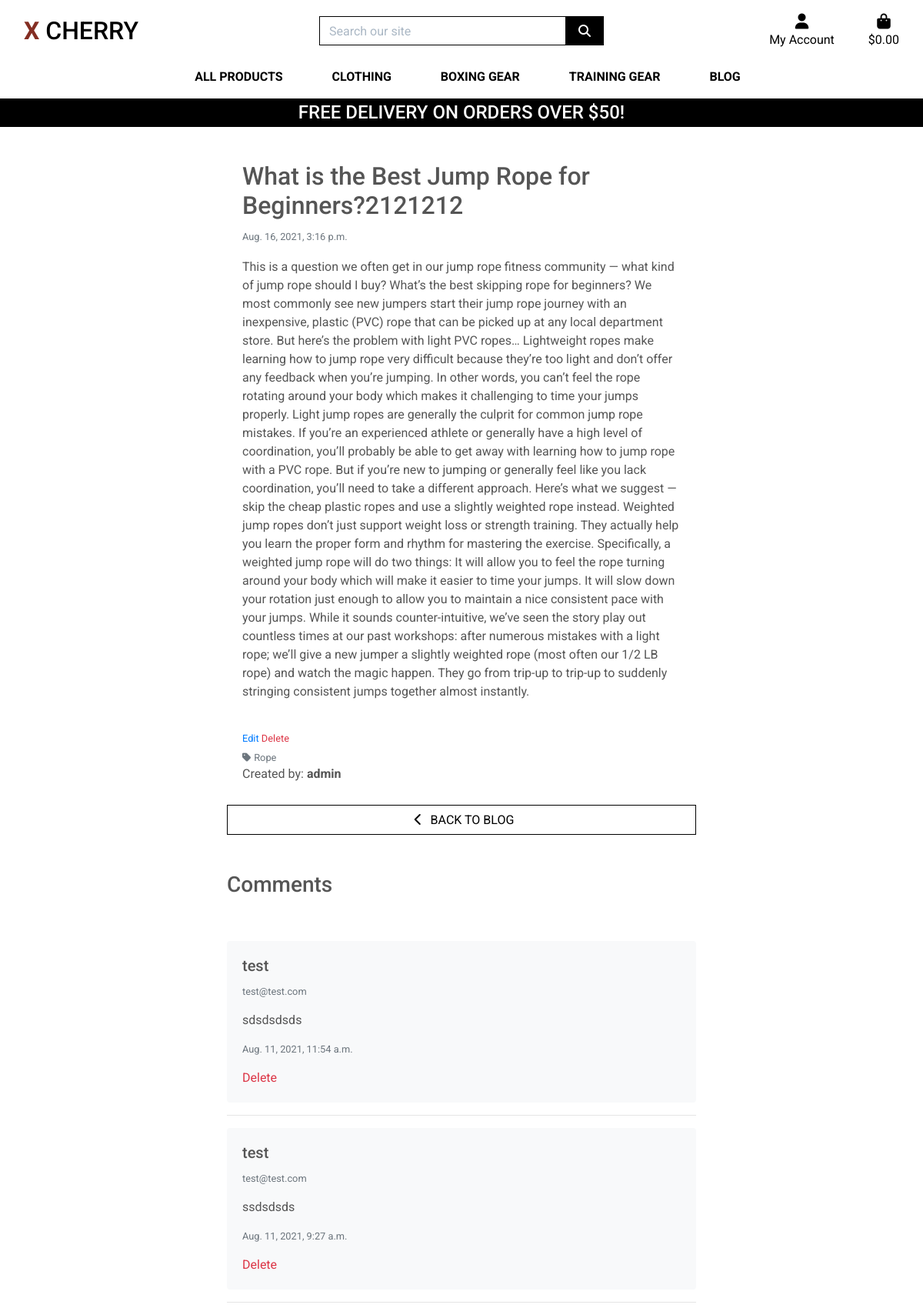
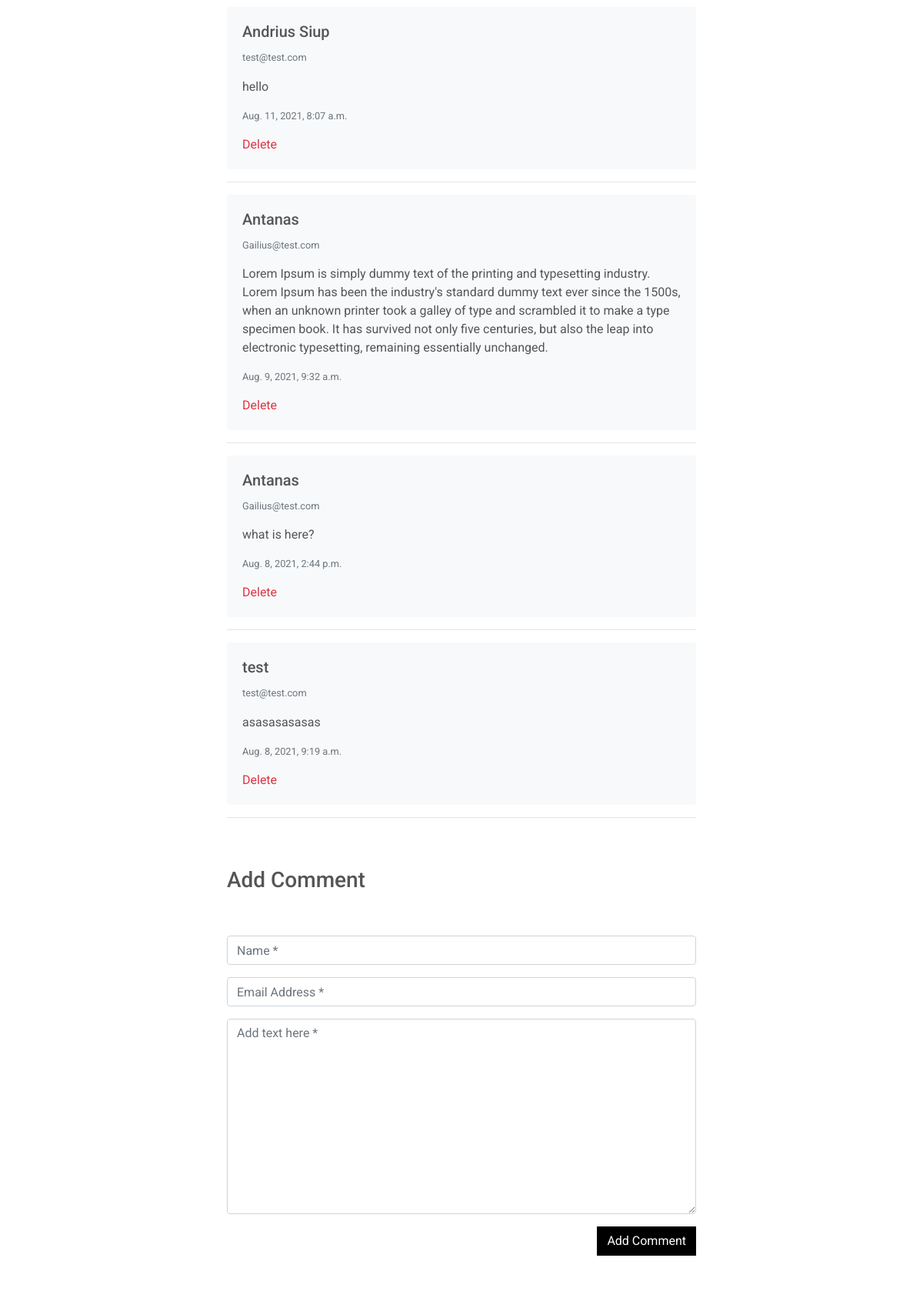
The page /blog/15/ (signed in, upper part) on the database its author committed (2 pictures, top to bottom).
### blog/models.py (models this page shows, shortened)
class Post(models.Model):
    category = models.ForeignKey('Category', null=True, blank=False, on_delete=models.SET_NULL)
    title = models.CharField(max_length=254, null=True, blank=False)
    content = models.TextField()
    date = models.DateTimeField(auto_now=True)
    created_by = models.CharField(max_length=25, null=True, blank=False)
    class Meta:
        ordering = ['-date']

class Category(models.Model):
    class Meta:
        verbose_name_plural = 'Categories'
    name = models.CharField(max_length=254)
    friendly_name = models.CharField(max_length=254, null=True, blank=True)
    def __str__(self):
        return self.name

class BlogPostComment(models.Model):
    post = models.ForeignKey(Post, on_delete=models.CASCADE, related_name='comments')
    name = models.CharField(max_length=80)
    email = models.EmailField()
    content = models.TextField()
    date = models.DateTimeField(auto_now=True)
    class Meta:
        ordering = ['-date']

### blog/views.py (the view)
# urls.py: path('<int:post_id>/', views.blog_post_detail, name='blog_post_detail'),
@login_required
def blog_post_detail(request, post_id):
    global post
    post = get_object_or_404(Post, pk=post_id)
    form = BlogPostCommentForm()
    comments = BlogPostComment.objects.filter(post=post)
    template = 'blog/blog-post-detail.html'
    context = {
        'post': post,
        'form': form,
        'comments': comments,
        'template': template,
        'page_title': 'Post Detail',
    }
    return render(request, template, context)

### blog/forms.py
class BlogPostCommentForm(forms.ModelForm):
    class Meta:
        model = BlogPostComment
        fields = ('name', 'email', 'content',)  # '__all__'
    def __init__(self, *args, **kwargs):
        super().__init__(*args, **kwargs)
        placeholders = {
            'name': 'Name',
            'email': 'Email Address',
            'content': 'Add text here',
        }
        for field in self.fields:
            if self.fields[field].required:
                placeholder = f'{placeholders[field]} *'
            else:
                placeholder = placeholders[field]
            self.fields[field].widget.attrs['placeholder'] = placeholder
            self.fields[field].widget.attrs['class'] = 'stripe-style-input'
            self.fields[field].label = False

### bag/contexts.py (called while the page is built, shortened)
def bag_contents(request):
    bag_items = []
    total = 0
    product_count = 0
    bag = request.session.get('bag', {})
    if total < settings.FREE_DELIVERY_THRESHOLD:
        delivery = total * Decimal(settings.STANDARD_DELIVERY_PERCENTAGE/100)
        free_delivery_delta = settings.FREE_DELIVERY_THRESHOLD - total
    else:
        delivery = 0
        free_delivery_delta = 0
    grand_total = delivery + total
    context = {
        'bag_items': bag_items,
        'total': total,
        'product_count': product_count,
        'delivery': delivery,
        'free_delivery_delta': free_delivery_delta,
        'free_delivery_threshold': settings.FREE_DELIVERY_THRESHOLD,
        'grand_total': grand_total,
    }
    return context

### blog/templates/blog/blog-post-detail.html (shortened to what this page needs)
{% extends "base.html" %}
{% load static %}
{% block content %}
    <div class="container post-detail-container">
        <div class="row">
            <div class="col-12 col-md-10 offset-md-1 col-lg-8 offset-lg-2 col-xl-8 offset-xl-2">
                <div class="card h-100 border-0">
                    <div class="card-body">
                        <div class="row">
                            <div class="col-12 post-detail-header">
                                <h2>{{ post.title }}</h2>
                                <p><small class="text-muted">{{ post.date }}</small></p>
                            </div>
                        </div>
                        <div class="row">
                            <div class="col-12">
                                <p>{{ post.content }}</p>
                            </div>
                        </div>
                    </div>
                    <div class="card-footer bg-white pt-0 border-0 text-left">
                        {% if request.user.is_superuser %}
                            <small class="">
                                <a href="{% url 'edit_blog_post' post.id %}">Edit</a>
                                <a class="text-danger" href="{% url 'delete_blog_post' post.id %}">Delete</a>
                            </small>
                        {% endif %}
                        {% if post.category %}
                            <p class="small mt-1 mb-0">
                                <a href="{% url 'posts' %}?category={{ post.category.name }}" class="text-muted">
                                    <i class="fas fa-tag mr-1"></i>{{ post.category.friendly_name }}
                                </a>
                            </p>
                        {% endif %}
                        <p>Created by: <strong>{{ post.created_by }}</strong></p>
                    </div>
                    <a href="{% url 'posts' %}" class="btn btn-outline-black rounded-0">
                        <span class="icon">
                            <i class="fas fa-chevron-left"></i>
                        </span>
                        <span class="text-uppercase">Back to Blog</span>
                    </a>
                </div>
            </div>
        </div>
        <div class="row">
            <div class="col-12 col-md-10 offset-md-1 col-lg-8 offset-lg-2 col-xl-8 offset-xl-2">
                <h3 class="mt-5">Comments</h3>
            </div>
        </div>
        <div class="row">
            <div class="col-12 col-md-10 offset-md-1 col-lg-8 offset-lg-2 col-xl-8 offset-xl-2 mt-5">
                {% if comments %}
                    {% for comment in comments %}
                        <div class="card border-0 bg-light">
                            <div class="card-body">
                                <h5 class="card-title">{{ comment.name }}</h5>
                                <p class="text-muted small">{{ comment.email }}</p>
                                <p class="card-text">{{ comment.content }}</p>
                                <p class="text-muted small">{{ comment.date }}</p>
                                {% if request.user.is_superuser %}
                                <a class="text-danger" href="{% url 'delete_post_comment' comment.id %}">Delete</a>
                                {% endif %}
                            </div>
                        </div>
                        <hr>
                    {% endfor %}
                {% else %}
                    <p class="text-muted pl-3">No comments</p>
                {% endif %}
            </div>
        </div>
        <div class="row">
            <div class="col-12 col-md-10 offset-md-1 col-lg-8 offset-lg-2 col-xl-8 offset-xl-2">
                <h3 class="mt-5">Add Comment</h3>
            </div>
        </div>
        <div class="row">
            <div class="col-12 col-md-10 offset-md-1 col-lg-8 offset-lg-2 col-xl-8 offset-xl-2 mt-5 mb-5">
                <form method="POST" action="{% url 'add_post_comment' post.id %}" class="form mb-2" enctype="multipart/form-data">
                    {{ form | crispy }}
                    <div class="text-right add-comment-btn">
                        <button class="btn btn-black rounded-0" type="submit">Add Comment</button>
                    </div>
                </form>
            </div>
        </div>
    </div>
{% endblock %}

### static/css/base.css (style rules this page uses)
html { height: 100%; }
body { background: url('/media/homepage-hero-img.jpg') no-repeat center center fixed; background-size: cover; height: calc(100vh - 164px); color: #555; font-family: 'Roboto', sans-serif; }
.icon { align-items: center; display: inline-flex; justify-content: center; height: 1.5rem; width: 1.5rem; }
.btn-black { background: black; color: white; }
.btn-outline-black { background: white; color: black !important; border: 1px solid black; }
.post-detail-container { margin-top: 120px; }
@media (min-width: 1200px) { .container { max-width: 80%; } }
@media (min-width: 992px) { .post-detail-container { margin-top: 160px; } }
@media (min-width: 992px) { .post-detail-header h2 { margin-top: 30px; } }

### rows shown on the page
Post: title "What is the Best Jump Rope for Beginners?2121212", date "Aug. 16, 2021, 3:16 p.m.", content "This is a question we often get in our jump rope fitness community — what kind of jump rope should I buy? What’s the best skipping rope for beginners? We most commonly see new jumpers start their jump rope journey with an inexpensive, plastic (PVC) rope that can be picked up at any local department store. But here’s the problem with light PVC ropes… Lightweight ropes make learning how to jump rope very difficult because they’re too light and don’t offer any feedback when you’re jumping. In other words, you can’t feel the rope rotating around your body which makes it challenging to time your jumps properly. Light jump ropes are generally the culprit for common jump rope mistakes. If you’re…", category.friendly_name "Rope", created_by "admin"
BlogPostComment: name "test", email "test@test.com", content "sdsdsdsds", date "Aug. 11, 2021, 11:54 a.m."
BlogPostComment: name "test", email "test@test.com", content "ssdsdsds", date "Aug. 11, 2021, 9:27 a.m."
BlogPostComment: name "Andrius Siup", email "test@test.com", content "hello", date "Aug. 11, 2021, 8:07 a.m."
BlogPostComment: name "Antanas", email "Gailius@test.com", content "Lorem Ipsum is simply dummy text of the printing and typesetting industry. Lorem Ipsum has been the industry's standard dummy text ever since the 1500s, when an unknown printer took a galley of type and scrambled it to make a type specimen book. It has survived not only five centuries, but also the leap into electronic typesetting, remaining essentially unchanged.", date "Aug. 9, 2021, 9:32 a.m."
BlogPostComment: name "Antanas", email "Gailius@test.com", content "what is here?", date "Aug. 8, 2021, 2:44 p.m."
BlogPostComment: name "test", email "test@test.com", content "asasasasasas", date "Aug. 8, 2021, 9:19 a.m."

### other values the page prints
{{ free_delivery_threshold }} "50"
